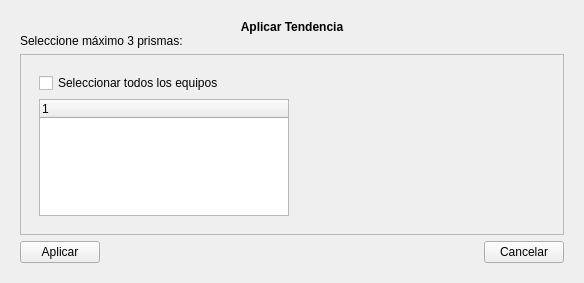
<?xml version="1.0" encoding="UTF-8"?>
<ui version="4.0">
 <class>Form</class>
 <widget class="QWidget" name="Form">
  <property name="geometry">
   <rect>
    <x>0</x>
    <y>0</y>
    <width>554</width>
    <height>283</height>
   </rect>
  </property>
  <property name="windowTitle">
   <string>Form</string>
  </property>
  <property name="styleSheet">
   <string notr="true"/>
  </property>
  <layout class="QVBoxLayout" name="verticalLayout">
   <item>
    <widget class="QFrame" name="frame_contenedor_regresion">
     <property name="styleSheet">
      <string notr="true">QFrame#frame_contenedor_regresion {
    border: none;
    outline: none;
}
</string>
     </property>
     <property name="frameShape">
      <enum>QFrame::StyledPanel</enum>
     </property>
     <property name="frameShadow">
      <enum>QFrame::Raised</enum>
     </property>
     <layout class="QVBoxLayout" name="verticalLayout_2">
      <item>
       <widget class="QFrame" name="frame_titulo_regresion">
        <property name="styleSheet">
         <string notr="true">QFrame {
    border: none;
    outline: none;
}
</string>
        </property>
        <property name="frameShape">
         <enum>QFrame::StyledPanel</enum>
        </property>
        <property name="frameShadow">
         <enum>QFrame::Raised</enum>
        </property>
        <layout class="QVBoxLayout" name="verticalLayout_3">
         <property name="spacing">
          <number>0</number>
         </property>
         <property name="leftMargin">
          <number>0</number>
         </property>
         <property name="topMargin">
          <number>0</number>
         </property>
         <property name="rightMargin">
          <number>0</number>
         </property>
         <property name="bottomMargin">
          <number>0</number>
         </property>
         <item>
          <widget class="QLabel" name="label_titulo_regresion">
           <property name="font">
            <font>
             <weight>75</weight>
             <bold>true</bold>
            </font>
           </property>
           <property name="text">
            <string>Aplicar Tendencia</string>
           </property>
           <property name="alignment">
            <set>Qt::AlignCenter</set>
           </property>
          </widget>
         </item>
         <item>
          <widget class="QLabel" name="label_seleccion_regresion">
           <property name="text">
            <string>Seleccione máximo 3 prismas:</string>
           </property>
          </widget>
         </item>
        </layout>
       </widget>
      </item>
      <item>
       <widget class="QFrame" name="frame_prismas_regresion">
        <property name="styleSheet">
         <string notr="true"/>
        </property>
        <property name="frameShape">
         <enum>QFrame::StyledPanel</enum>
        </property>
        <property name="frameShadow">
         <enum>QFrame::Raised</enum>
        </property>
        <layout class="QHBoxLayout" name="horizontalLayout_2">
         <item>
          <widget class="QFrame" name="frame_prismas">
           <property name="styleSheet">
            <string notr="true">QFrame#frame_prismas {
    border: none;
    outline: none;
}
</string>
           </property>
           <property name="frameShape">
            <enum>QFrame::StyledPanel</enum>
           </property>
           <property name="frameShadow">
            <enum>QFrame::Raised</enum>
           </property>
           <layout class="QVBoxLayout" name="verticalLayout_4">
            <item>
             <widget class="QCheckBox" name="check_all_prismas">
              <property name="text">
               <string>Seleccionar todos los equipos</string>
              </property>
             </widget>
            </item>
            <item>
             <widget class="QTreeWidget" name="tree_prismas_regresion">
              <property name="minimumSize">
               <size>
                <width>250</width>
                <height>0</height>
               </size>
              </property>
              <property name="maximumSize">
               <size>
                <width>16777215</width>
                <height>16777215</height>
               </size>
              </property>
              <column>
               <property name="text">
                <string notr="true">1</string>
               </property>
              </column>
             </widget>
            </item>
           </layout>
          </widget>
         </item>
         <item>
          <widget class="QFrame" name="frame_tendencias">
           <property name="minimumSize">
            <size>
             <width>250</width>
             <height>0</height>
            </size>
           </property>
           <property name="styleSheet">
            <string notr="true">QFrame#frame_tendencias {
    border: none;
    outline: none;
}
</string>
           </property>
           <property name="frameShape">
            <enum>QFrame::StyledPanel</enum>
           </property>
           <property name="frameShadow">
            <enum>QFrame::Raised</enum>
           </property>
          </widget>
         </item>
        </layout>
       </widget>
      </item>
      <item>
       <widget class="QFrame" name="frame_botones_regresion">
        <property name="styleSheet">
         <string notr="true">QFrame {
    border: none;
    outline: none;
}
</string>
        </property>
        <property name="frameShape">
         <enum>QFrame::StyledPanel</enum>
        </property>
        <property name="frameShadow">
         <enum>QFrame::Raised</enum>
        </property>
        <layout class="QHBoxLayout" name="horizontalLayout">
         <property name="spacing">
          <number>0</number>
         </property>
         <property name="leftMargin">
          <number>0</number>
         </property>
         <property name="topMargin">
          <number>0</number>
         </property>
         <property name="rightMargin">
          <number>0</number>
         </property>
         <property name="bottomMargin">
          <number>0</number>
         </property>
         <item>
          <widget class="QPushButton" name="btn_aceptar_regresion">
           <property name="text">
            <string>Aplicar</string>
           </property>
          </widget>
         </item>
         <item>
          <spacer name="horizontalSpacer">
           <property name="orientation">
            <enum>Qt::Horizontal</enum>
           </property>
           <property name="sizeHint" stdset="0">
            <size>
             <width>35</width>
             <height>20</height>
            </size>
           </property>
          </spacer>
         </item>
         <item>
          <widget class="QPushButton" name="btn_cancelar_regresion">
           <property name="text">
            <string>Cancelar</string>
           </property>
          </widget>
         </item>
        </layout>
       </widget>
      </item>
     </layout>
    </widget>
   </item>
  </layout>
 </widget>
 <resources/>
 <connections/>
</ui>
